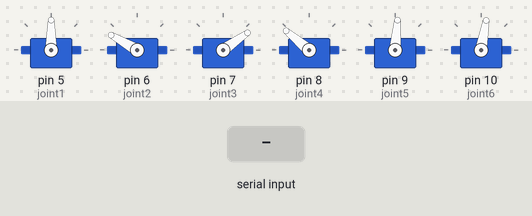
The sketch below on a simulated Arduino Uno, built with avr-gcc and run on an emulated ATmega328P. Shown: 6 × servo. The inputs (shaded band) are chosen by the test bench.

Above: at 1.2 s.
1.3 s: "j1" received over the second serial link
At 3.8 s:
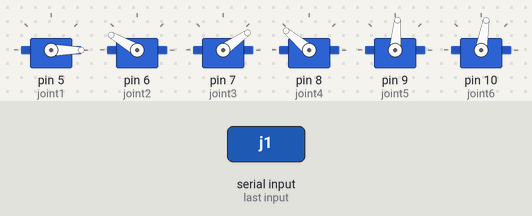
4.3 s: "j2" received over the second serial link
At 4.8 s:
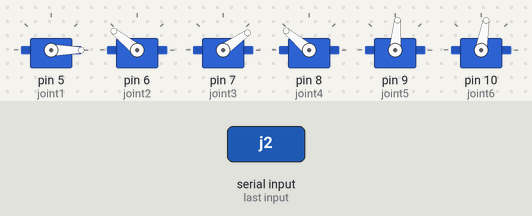
10.3 s: "j3" received over the second serial link
At 13.12 s:
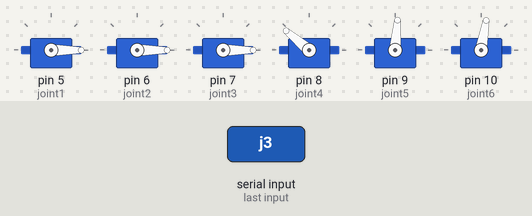
13.3 s: "j4" received over the second serial link
At 13.78 s:
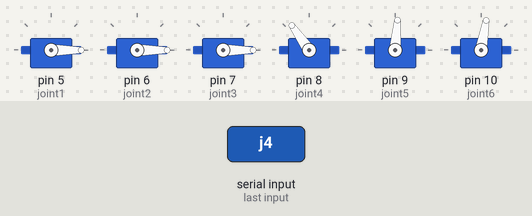
16.3 s: "j5" received over the second serial link
At 17.69 s:
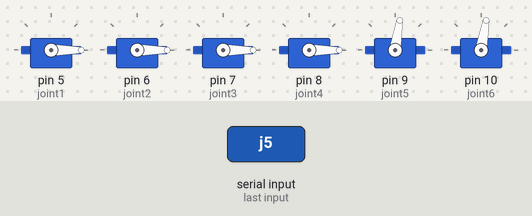
19.3 s: "j190\n" received over the second serial link
At 22.8 s:
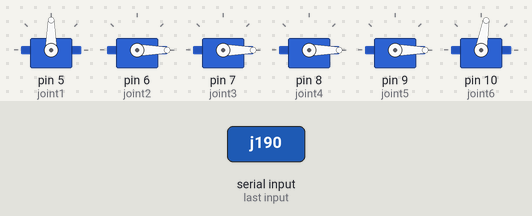
Timing chart, 0 to 23.3 s (numbered marks = the images above; inputs shaded):
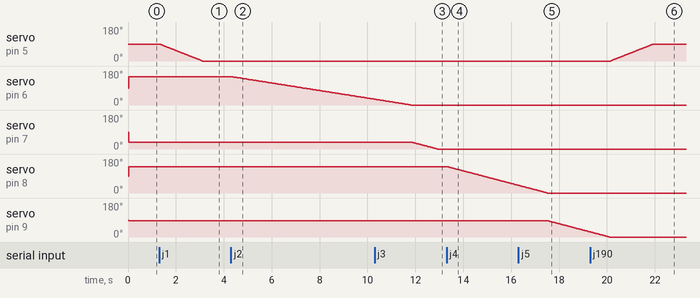

Measured:
- after the input at 1.3 s, servo on pin 5 (joint1): moves from 90° to 0° over 1.8 s, starting at once
- after the input at 4.3 s, servo on pin 6 (joint2): moves from 150° to 31° over 5.9 s, starting after 0.05 s
- after the input at 10.3 s, servo on pin 7 (joint3): moves from 35° to 0° over 1.0 s, starting after 1.6 s
- after the input at 13.3 s, servo on pin 8 (joint4): moves from 140° to 41° over 2.9 s, starting at once
- after the input at 16.3 s, servo on pin 9 (joint5): moves from 85° to 27° over 1.7 s, starting after 1.3 s
- after the input at 19.3 s, servo on pin 5 (joint1): moves from 0° to 90° over 1.8 s, starting after 0.85 s

The sketch:

Robotic_Code.ino
```cpp
/*
  Arduino Robotic Arm Controlled via Bluetooth
  Original version rewritten by Dayeli Matos
*/

#include <Servo.h>
#include <SoftwareSerial.h>

// Servo objects for each joint of the arm
Servo joint1;
Servo joint2;
Servo joint3;
Servo joint4;
Servo joint5;
Servo joint6;

// Bluetooth communication (Arduino UNO pins 3 = RX, 4 = TX)
SoftwareSerial BT(3, 4);

// Current and previous servo angles
int angle1, angle2, angle3, angle4, angle5, angle6;
int prevAngle1, prevAngle2, prevAngle3, prevAngle4, prevAngle5, prevAngle6;

// Arrays to store recorded steps for automatic playback
int stepsJoint1[50], stepsJoint2[50], stepsJoint3[50], stepsJoint4[50], stepsJoint5[50], stepsJoint6[50];

int servoSpeed = 20;      // Default speed for servo movement
int stepIndex = 0;        // Current step index
String btData = "";       // Data received from Bluetooth

void setup() {
  // Attach servo objects to PWM pins on Arduino UNO
  joint1.attach(5);
  joint2.attach(6);
  joint3.attach(7);
  joint4.attach(8);
  joint5.attach(9);
  joint6.attach(10);

  // Initialize Bluetooth communication
  BT.begin(38400);
  BT.setTimeout(1);
  delay(20);

  // Set initial positions for the robotic arm
  prevAngle1 = 90; joint1.write(prevAngle1);
  prevAngle2 = 150; joint2.write(prevAngle2);
  prevAngle3 = 35; joint3.write(prevAngle3);
  prevAngle4 = 140; joint4.write(prevAngle4);
  prevAngle5 = 85; joint5.write(prevAngle5);
  prevAngle6 = 80; joint6.write(prevAngle6);
}

void loop() {
  // Check for incoming Bluetooth commands
  if (BT.available() > 0) {
    btData = BT.readString();

    // Servo movement commands: "j1" to "j6"
    handleServoCommand(btData);

    // Save current positions to step arrays
    if (btData.startsWith("SAVE")) {
      saveStep();
    }

    // Run automatic playback of saved steps
    if (btData.startsWith("RUN")) {
      playbackSteps();
    }

    // Reset saved steps
    if (btData == "RESET") {
      resetSteps();
    }
  }
}

// Function to handle single servo movement commands
void handleServoCommand(String command) {
  int targetAngle;

  // Joint 1
  if (command.startsWith("j1")) {
    targetAngle = command.substring(2).toInt();
    moveServoSmooth(joint1, prevAngle1, targetAngle, 20);
    prevAngle1 = targetAngle;
  }
  // Joint 2
  else if (command.startsWith("j2")) {
    targetAngle = command.substring(2).toInt();
    moveServoSmooth(joint2, prevAngle2, targetAngle, 50);
    prevAngle2 = targetAngle;
  }
  // Joint 3
  else if (command.startsWith("j3")) {
    targetAngle = command.substring(2).toInt();
    moveServoSmooth(joint3, prevAngle3, targetAngle, 30);
    prevAngle3 = targetAngle;
  }
  // Joint 4
  else if (command.startsWith("j4")) {
    targetAngle = command.substring(2).toInt();
    moveServoSmooth(joint4, prevAngle4, targetAngle, 30);
    prevAngle4 = targetAngle;
  }
  // Joint 5
  else if (command.startsWith("j5")) {
    targetAngle = command.substring(2).toInt();
    moveServoSmooth(joint5, prevAngle5, targetAngle, 30);
    prevAngle5 = targetAngle;
  }
  // Joint 6
  else if (command.startsWith("j6")) {
    targetAngle = command.substring(2).toInt();
    moveServoSmooth(joint6, prevAngle6, targetAngle, 30);
    prevAngle6 = targetAngle;
  }
}

// Smoothly move a servo from previous to target angle
void moveServoSmooth(Servo &servo, int fromAngle, int toAngle, int delayMs) {
  if (fromAngle < toAngle) {
    for (int a = fromAngle; a <= toAngle; a++) {
      servo.write(a);
      delay(delayMs);
    }
  } else if (fromAngle > toAngle) {
    for (int a = fromAngle; a >= toAngle; a--) {
      servo.write(a);
      delay(delayMs);
    }
  }
}

// Save current positions into step arrays
void saveStep() {
  stepsJoint1[stepIndex] = prevAngle1;
  stepsJoint2[stepIndex] = prevAngle2;
  stepsJoint3[stepIndex] = prevAngle3;
  stepsJoint4[stepIndex] = prevAngle4;
  stepsJoint5[stepIndex] = prevAngle5;
  stepsJoint6[stepIndex] = prevAngle6;
  stepIndex++;
}

// Reset all saved steps
void resetSteps() {
  memset(stepsJoint1, 0, sizeof(stepsJoint1));
  memset(stepsJoint2, 0, sizeof(stepsJoint2));
  memset(stepsJoint3, 0, sizeof(stepsJoint3));
  memset(stepsJoint4, 0, sizeof(stepsJoint4));
  memset(stepsJoint5, 0, sizeof(stepsJoint5));
  memset(stepsJoint6, 0, sizeof(stepsJoint6));
  stepIndex = 0;
}

// Playback the saved steps automatically
void playbackSteps() {
  while (btData != "RESET") {
    for (int i = 0; i <= stepIndex - 2; i++) {

      // Check for incoming commands during playback
      if (BT.available() > 0) {
        btData = BT.readString();
        if (btData == "PAUSE") {
          while (btData != "RUN") {
            if (BT.available() > 0) {
              btData = BT.readString();
              if (btData == "RESET") return;
            }
          }
        }
        // Adjust speed dynamically
        if (btData.startsWith("ss")) {
          servoSpeed = btData.substring(2).toInt();
        }
      }

      moveServoSmooth(joint1, stepsJoint1[i], stepsJoint1[i + 1], servoSpeed);
      moveServoSmooth(joint2, stepsJoint2[i], stepsJoint2[i + 1], servoSpeed);
      moveServoSmooth(joint3, stepsJoint3[i], stepsJoint3[i + 1], servoSpeed);
      moveServoSmooth(joint4, stepsJoint4[i], stepsJoint4[i + 1], servoSpeed);
      moveServoSmooth(joint5, stepsJoint5[i], stepsJoint5[i + 1], servoSpeed);
      moveServoSmooth(joint6, stepsJoint6[i], stepsJoint6[i + 1], servoSpeed);
    }
  }
}
```
